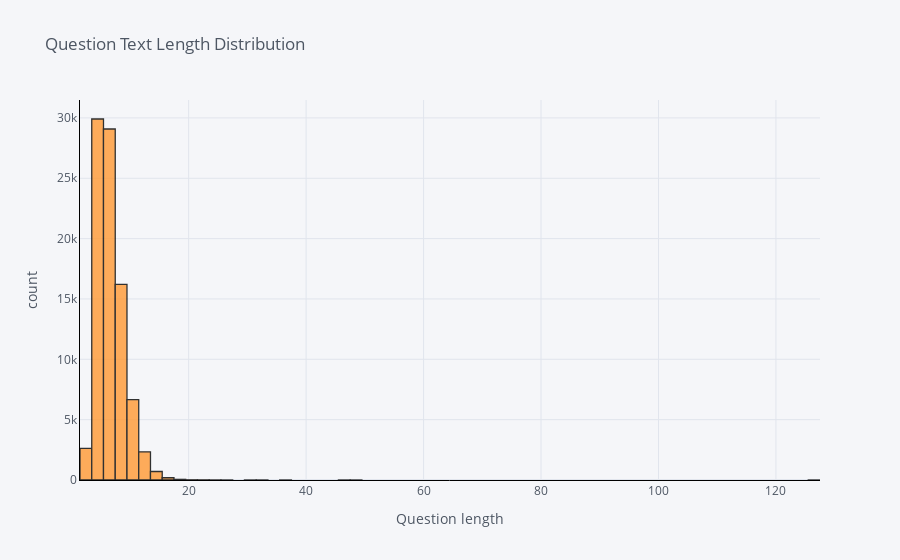

Notebook code for this chart:
### Code cell
# plot the question length and see potential outliars
dataset['q_length'].iplot(
    kind='hist',
    bins=100,
    xTitle='Question length',
    linecolor='black',
    yTitle='count',
    title='Question Text Length Distribution')

### Figure 1 — Plotly figure (JSON) as saved in the notebook; plotly's stock layout.template omitted (floating-point values rounded to 4 significant figures; data arrays with more than 128 entries replaced by an {"elided": "..."} marker saying what was removed)
{"data": [{"histfunc": "count", "histnorm": "", "marker": {"color": "rgba(255, 153, 51, 1.0)", "line": {"color": "#000000", "width": 1.3}}, "name": "q_length", "nbinsx": 100, "opacity": 0.8, "orientation": "v", "type": "histogram", "x": {"elided": "87810 int values"}}], "layout": {"barmode": "overlay", "legend": {"bgcolor": "#F5F6F9", "font": {"color": "#4D5663"}}, "paper_bgcolor": "#F5F6F9", "plot_bgcolor": "#F5F6F9", "title": {"font": {"color": "#4D5663"}, "text": "Question Text Length Distribution"}, "xaxis": {"gridcolor": "#E1E5ED", "linecolor": "black", "showgrid": true, "tickfont": {"color": "#4D5663"}, "title": {"font": {"color": "#4D5663"}, "text": "Question length"}, "zerolinecolor": "#E1E5ED"}, "yaxis": {"gridcolor": "#E1E5ED", "linecolor": "black", "showgrid": true, "tickfont": {"color": "#4D5663"}, "title": {"font": {"color": "#4D5663"}, "text": "count"}, "zerolinecolor": "#E1E5ED"}}}
